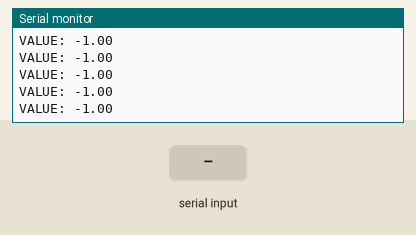
Recording of a sketch running on a simulated ESP8266 (NodeMCU). Parts: the last lines printed to the serial monitor. The test bench sets the inputs (shaded band). WiFi joins after 1.5 s; servers stay silent unless stated.

Above: at 2.7 s.
2.8 s: "1" received over Serial
At 3.14 s:
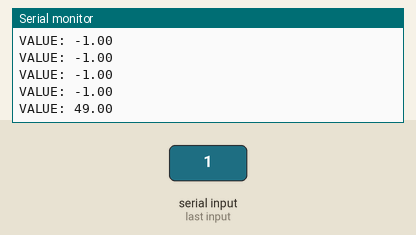
4.3 s: "0" received over Serial
At 4.64 s:
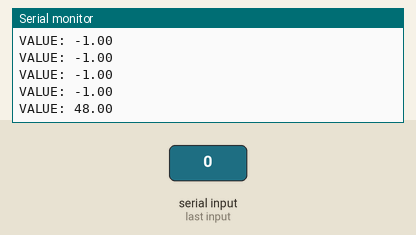
5.8 s: "2" received over Serial
At 6.15 s:
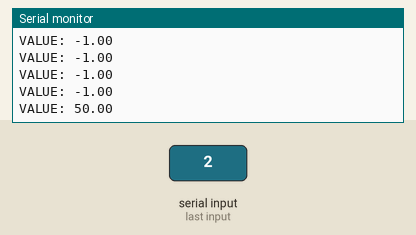
Timing chart, 0 to 8.8 s (numbered marks = the images above; inputs shaded):
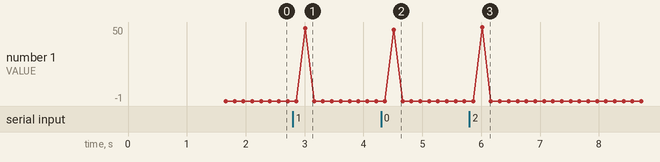

Measured:
- after the input at 2.8 s, the serial monitor: prints a new line after 0.21 s (image 1)
- after the input at 4.3 s, the serial monitor: prints a new line after 0.21 s (image 2)
- after the input at 5.8 s, the serial monitor: prints a new line after 0.22 s (image 3)

The sketch:

firebase_iot.ino
```cpp
//FirebaseESP8266.h must be included before ESP8266WiFi.h
#include "FirebaseESP8266.h"
#include <ESP8266WiFi.h>
#include "EmonLib.h"                   // Include Emon Library
EnergyMonitor emon1;                   // Create an instance

#define FIREBASE_HOST "firebase_host"
#define FIREBASE_AUTH "FIREBASE_AUTH"
#define WIFI_SSID "wifi_ssid"
#define WIFI_PASSWORD "WIFI_PASSWORD"
float Irms;
//Define FirebaseESP8266 data object
FirebaseData firebaseData;
String path = "/nilai/Data";
String jsonStr;
void setup()
{

  Serial.begin(115200);

  WiFi.begin(WIFI_SSID, WIFI_PASSWORD);
  Serial.print("Connecting to Wi-Fi");
  while (WiFi.status() != WL_CONNECTED)
  {
    Serial.print(".");
    delay(300);
  }
  Serial.println();
  Serial.print("Connected with IP: ");
  Serial.println(WiFi.localIP());
  Serial.println();

  Firebase.begin(FIREBASE_HOST, FIREBASE_AUTH);
  Firebase.reconnectWiFi(true);


  Serial.println("-----------------------------------");
  Serial.println("----------Begin Set Test-----------");
  Serial.println("-----------------------------------");
  Serial.println();


emon1.current(0, 70);


}

void loop()
{

  float incomingByte = Serial.read();
  if (Firebase.setFloat(firebaseData, path , incomingByte))
    {

      Serial.print("VALUE: ");
      Serial.println(incomingByte);
    }
    else
    {
      Serial.println("----------Can't set data--------");
      Serial.println("REASON: " + firebaseData.errorReason());
      Serial.println("--------------------------------");
      Serial.println();
    }

}
```
